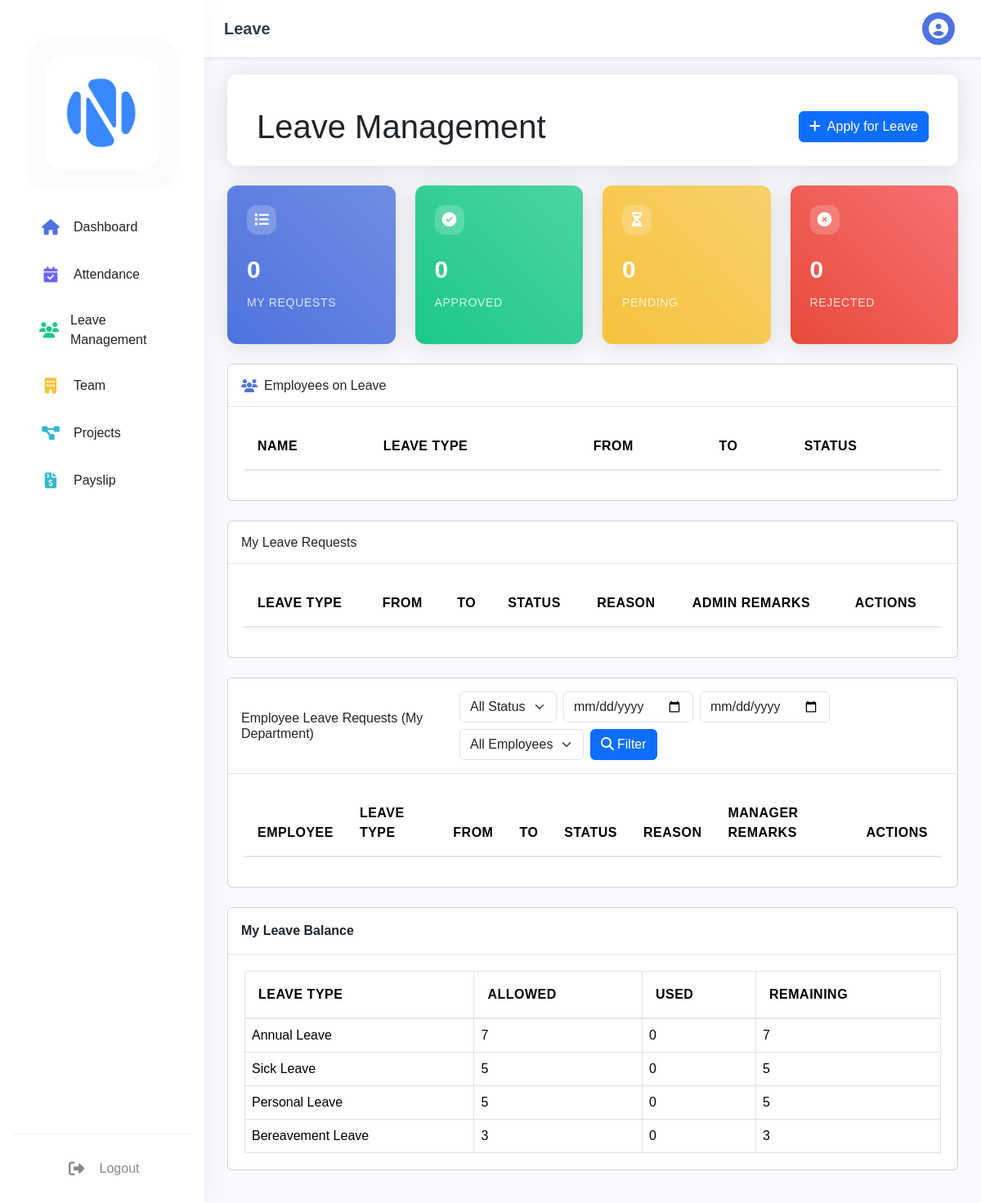
Page /dashboard/manager/leave.php (signed in) on the committed database.
### tables this page shows
CREATE TABLE `leave_types` (
  `leave_type_id` int(11) NOT NULL,
  `leave_type_name` varchar(50) NOT NULL,
  `description` text,
  `default_days` int(11) DEFAULT '0'
);

### dashboard/manager/leave.php (the view, shortened to what this page needs)
<?php
require_once '../../config/database.php';
$manager_id = $_SESSION['user_id'];
$stmt = $pdo->prepare("SELECT emp_id, dept_id FROM employees WHERE user_id = ?");
$stmt->execute([$manager_id]);
$manager = $stmt->fetch();
$emp_id = $manager['emp_id'];
$stmt = $pdo->prepare("SELECT lt.leave_type_name, lt.default_days as total_leaves, COALESCE(elb.used_leaves, 0) as used_leaves FROM leave_types lt LEFT JOIN employee_leave_balance elb ON lt.leave_type_id = elb.leave_type_id AND elb.emp_id = ? AND elb.year = YEAR(CURRENT_DATE)");
$stmt->execute([$emp_id]);
$leave_stats = $stmt->fetchAll();
$stmt = $pdo->prepare("SELECT lr.*, lt.leave_type_name, lr.admin_remarks FROM leave_requests lr JOIN leave_types lt ON lr.leave_type_id = lt.leave_type_id WHERE lr.emp_id = ? AND lr.requested_by_role = 'manager' ORDER BY lr.created_at DESC");
$stmt->execute([$emp_id]);
$my_leaves = $stmt->fetchAll();
$total = count($my_leaves);
$approved = count(array_filter($my_leaves, function($r) { return $r['status'] === 'approved'; }));
$pending = count(array_filter($my_leaves, function($r) { return $r['status'] === 'pending'; }));
$rejected = count(array_filter($my_leaves, function($r) { return $r['status'] === 'rejected'; }));
$emp_start = $_GET['emp_start'] ?? '';
$emp_end = $_GET['emp_end'] ?? '';
?>
<!DOCTYPE html>
<html lang="en">
<head>
    <link href="https://cdn.jsdelivr.net/npm/bootstrap@5.3.2/dist/css/bootstrap.min.css" rel="stylesheet">
    <link rel="stylesheet" href="https://cdnjs.cloudflare.com/ajax/libs/font-awesome/6.4.0/css/all.min.css">
    <link rel="stylesheet" href="https://cdn.datatables.net/1.11.5/css/dataTables.bootstrap5.min.css">
    <link rel="stylesheet" href="../../assets/css/dashboard.css">
</head>
<body>
<?php include 'includes/sidebar.php'; ?>
<div class="main-content">
    <?php include 'includes/topbar.php'; ?>
    <div class="container-fluid">
        <div class="page-header mb-4">
            <div class="container-fluid">
                <div class="d-flex justify-content-between align-items-center">
                    <h1 class="mb-0"><i class=""></i>Leave Management</h1>
                    <button class="btn btn-primary" data-bs-toggle="modal" data-bs-target="#applyLeaveModal"><i class="fas fa-plus me-2"></i>Apply for Leave</button>
                </div>
            </div>
        </div>
        <div class="row mb-4">
            <div class="col-md-3">
                <div class="card card-stat total h-100">
                    <div class="stat-icon">
                        <i class="fas fa-list"></i>
                    </div>
                    <div class="stat-value"><?php echo $total; ?></div>
                    <div class="stat-label">My Requests</div>
                </div>
            </div>
            <div class="col-md-3">
                <div class="card card-stat approved h-100">
                    <div class="stat-icon">
                        <i class="fas fa-check-circle"></i>
                    </div>
                    <div class="stat-value"><?php echo $approved; ?></div>
                    <div class="stat-label">Approved</div>
                </div>
            </div>
            <div class="col-md-3">
                <div class="card card-stat pending h-100">
                    <div class="stat-icon">
                        <i class="fas fa-hourglass-half"></i>
                    </div>
                    <div class="stat-value"><?php echo $pending; ?></div>
                    <div class="stat-label">Pending</div>
                </div>
            </div>
            <div class="col-md-3">
                <div class="card card-stat rejected h-100">
                    <div class="stat-icon">
                        <i class="fas fa-times-circle"></i>
                    </div>
                    <div class="stat-value"><?php echo $rejected; ?></div>
                    <div class="stat-label">Rejected</div>
                </div>
            </div>
        </div>
        <div class="card mb-4">
            <div class="card-header d-flex align-items-center">
                <i class="fas fa-users me-2 text-primary"></i>
                <h6 class="m-0 font-weight-bold">Employees on Leave</h6>
            </div>
            <div class="card-body">
                <div class="table-responsive">
                    <table class="table table-striped table-hover">
                        <thead>
                            <tr>
                                <th>Name</th>
                                <th>Leave Type</th>
                                <th>From</th>
                                <th>To</th>
                                <th>Status</th>
                            </tr>
                        </thead>
                    </table>
                </div>
            </div>
        </div>
        <div class="card mb-4">
            <div class="card-header"><h6 class="m-0 font-weight-bold">My Leave Requests</h6></div>
            <div class="card-body">
                <div class="table-responsive">
                    <table class="table table-striped table-hover">
                        <thead>
                            <tr>
                                <th>Leave Type</th>
                                <th>From</th>
                                <th>To</th>
                                <th>Status</th>
                                <th>Reason</th>
                                <th>Admin Remarks</th>
                                <th>Actions</th>
                            </tr>
                        </thead>
                    </table>
                </div>
            </div>
        </div>
        <div class="card mb-4">
            <div class="card-header d-flex justify-content-between align-items-center">
                <h6 class="m-0 font-weight-bold">Employee Leave Requests (My Department)</h6>
                <form method="GET" class="row g-2 align-items-center">
                    <div class="col-auto">
                        <select class="form-select" name="emp_status">
                            <option value="">All Status</option>
                        </select>
                    </div>
                    <div class="col-auto">
                        <input type="date" class="form-control" name="emp_start" value="<?php echo htmlspecialchars($emp_start); ?>">
                    </div>
                    <div class="col-auto">
                        <input type="date" class="form-control" name="emp_end" value="<?php echo htmlspecialchars($emp_end); ?>">
                    </div>
                    <div class="col-auto">
                        <select class="form-select" name="emp_emp">
                            <option value="">All Employees</option>
                        </select>
                    </div>
                    <div class="col-auto">
                        <button class="btn btn-primary" type="submit"><i class="fa fa-search me-1"></i>Filter</button>
                    </div>
                </form>
            </div>
            <div class="card-body">
                <div class="table-responsive">
                    <table class="table table-striped table-hover">
                        <thead>
                            <tr>
                                <th>Employee</th>
                                <th>Leave Type</th>
                                <th>From</th>
                                <th>To</th>
                                <th>Status</th>
                                <th>Reason</th>
                                <th>Manager Remarks</th>
                                <th>Actions</th>
                            </tr>
                        </thead>
                    </table>
                </div>
            </div>
        </div>
        <div class="card mb-4">
            <div class="card-header"><strong>My Leave Balance</strong></div>
            <div class="card-body">
                <div class="table-responsive">
                    <table class="table table-bordered mb-0">
                        <thead>
                            <tr>
                                <th>Leave Type</th>
                                <th>Allowed</th>
                                <th>Used</th>
                                <th>Remaining</th>
                            </tr>
                        </thead>
                        <tbody>
                            <?php foreach ($leave_stats as $stat): ?>
                            <tr>
                                <td><?php echo htmlspecialchars($stat['leave_type_name']); ?></td>
                                <td><?php echo (int)$stat['total_leaves']; ?></td>
                                <td><?php echo (int)$stat['used_leaves']; ?></td>
                                <td><?php echo max(0, (int)$stat['total_leaves'] - (int)$stat['used_leaves']); ?></td>
                            </tr>
                            <?php endforeach; ?>
                        </tbody>
                    </table>
                </div>
            </div>
        </div>
    </div>
</div>
</body>
</html>

### assets/css/dashboard.css (style rules this page uses)
:root { --sidebar-width: 250px; --sidebar-collapsed-width: 70px; --topbar-height: 60px; --primary-color: #4e73df; --secondary-color: #858796; --success-color: #1cc88a; --info-color: #36b9cc; --warning-color: #f6c23e; --danger-color: #e74a3b; }
body { font-family: 'Nunito', sans-serif; background-color: #f8f9fc; }
.main-content { margin-left: 250px; padding: 1rem; padding-top: 75px; transition: all 0.3s ease; min-height: 100vh; }
.card-header { background-color: white; border-bottom: 1px solid #e3e6f0; padding: 1rem; }
.card-body { padding: 1.25rem; }
.text-primary { color: var(--primary-color) !important; }
.container-fluid { padding-top: 1rem; }
.card { margin-bottom: 1rem; }

### dashboard/manager/leave.php (style rules this page uses)
:root { --primary-color: #4e73df; --success-color: #1cc88a; --warning-color: #f6c23e; --danger-color: #e74a3b; --info-color: #36b9cc; --light-color: #f8f9fc; --dark-color: #5a5c69; }
.card.card-stat { border-radius: 0.75rem; padding: 1.5rem; box-shadow: 0 0.15rem 1.75rem 0 rgba(58, 59, 69, 0.15); transition: all 0.3s ease; border: none; position: relative; overflow: hidden; color: white; min-height: 100%; background: linear-gradient(45deg, #4e73df, #224abe); }
.card.card-stat.total { background: linear-gradient(45deg, #4e73df, #6f8de3); }
.card.card-stat.approved { background: linear-gradient(45deg, #1cc88a, #4cd4a3); }
.card.card-stat.pending { background: linear-gradient(45deg, #f6c23e, #f8d06b); }
.card.card-stat.rejected { background: linear-gradient(45deg, #e74a3b, #f87171); }
.stat-icon { width: 36px; height: 36px; display: flex; align-items: center; justify-content: center; border-radius: 0.75rem; margin-bottom: 0.75rem; font-size: 1.1rem; background: rgba(255,255,255,0.2); color: white; }
.stat-value { font-size: 1.875rem; font-weight: 700; color: white; margin: 0.5rem 0; }
.stat-label { color: rgba(255,255,255,0.8); font-size: 0.875rem; font-weight: 500; text-transform: uppercase; letter-spacing: 0.05em; }
.table th, .table thead th { color: black !important; font-weight: 600; text-transform: uppercase; letter-spacing: 0.5px; padding: 1rem; border-bottom: 2px solid #e3e6f0; }
.page-header { background: white; padding: 1.5rem; border-radius: 0.75rem; box-shadow: 0 0.15rem 1.75rem 0 rgba(58, 59, 69, 0.15); margin-bottom: 1.5rem; }
table th { background: none !important; }

### rows in the picture
leave_types: leave_type_name "Annual Leave", default_days "7", used_leaves "0"
leave_types: leave_type_name "Sick Leave", default_days "5", used_leaves "0"
leave_types: leave_type_name "Personal Leave", default_days "5", used_leaves "0"
leave_types: leave_type_name "Bereavement Leave", default_days "3", used_leaves "0"

### other values in the picture
$current_page "Leave"
$total "0"
$approved "0"
$pending "0"
$rejected "0"
